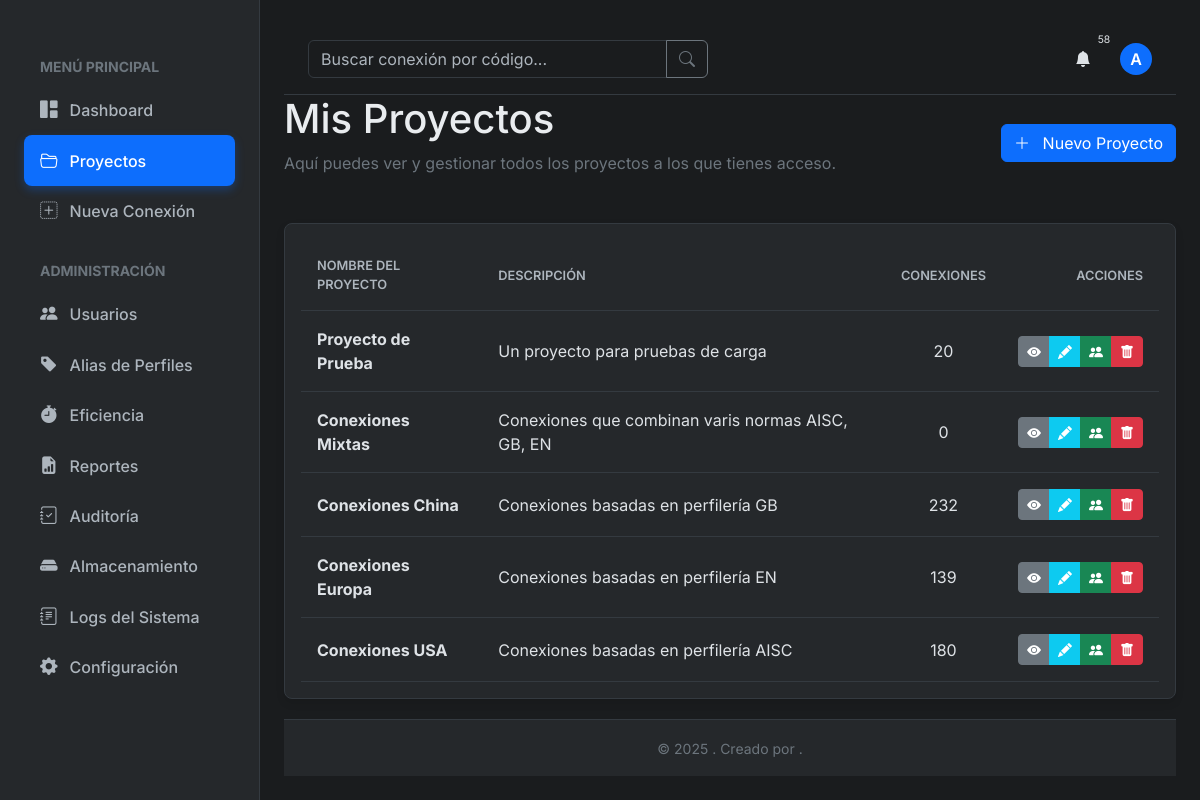
Page /proyectos/ (signed in) on the committed database.
### tables this page shows
CREATE TABLE usuarios (
  id INTEGER PRIMARY KEY AUTOINCREMENT,      -- Identificador único para cada usuario.
  username TEXT NOT NULL UNIQUE,             -- Nombre de usuario para el login, debe ser único.
  nombre_completo TEXT NOT NULL,             -- Nombre completo del usuario para mostrar en la interfaz.
  email TEXT NOT NULL UNIQUE,                -- Correo electrónico, debe ser único.
  password_hash TEXT NOT NULL,               -- Contraseña hasheada para almacenamiento seguro.
  activo BOOLEAN NOT NULL DEFAULT 1,         -- Indica si la cuenta está activa (1) o desactivada (0).
  fecha_creacion TIMESTAMP NOT NULL DEFAULT CURRENT_TIMESTAMP -- Fecha y hora de creación de la cuenta.
);

CREATE TABLE proyectos (
  id INTEGER PRIMARY KEY AUTOINCREMENT,      -- Identificador único para cada proyecto.
  nombre TEXT NOT NULL UNIQUE,               -- Nombre del proyecto, debe ser único.
  descripcion TEXT,                          -- Descripción opcional del proyecto.
  fecha_creacion TIMESTAMP NOT NULL DEFAULT CURRENT_TIMESTAMP, -- Fecha de creación del proyecto.
  creador_id INTEGER,                        -- ID del usuario que creó el proyecto.
  FOREIGN KEY (creador_id) REFERENCES usuarios (id) ON DELETE SET NULL
);

### routes/proyectos.py (the view, shortened to what this page needs)
@proyectos_bp.route('/')
@roles_required('ADMINISTRADOR', 'APROBADOR', 'REALIZADOR', 'SOLICITANTE')
def listar_proyectos():
    db = get_db()
    user_roles = session.get('user_roles', [])
    if 'ADMINISTRADOR' in user_roles:
        proyectos = db.execute(
            """SELECT p.id, p.nombre, p.descripcion, p.fecha_creacion, u.nombre_completo as creador,
                      (SELECT COUNT(c.id) FROM conexiones c WHERE c.proyecto_id = p.id) as num_conexiones
               FROM proyectos p LEFT JOIN usuarios u ON p.creador_id = u.id
               ORDER BY p.fecha_creacion DESC"""
        ).fetchall()
    log_action('VER_PROYECTOS', g.user['id'], 'proyectos', None,
               f"Visualizó la lista de proyectos.") # Auditoría
    return render_template('proyectos.html', proyectos=proyectos, titulo="Proyectos")

### db.py (called while the page is built)
def convert_timestamp(val):
    return datetime.datetime.fromisoformat(val.decode())

def get_db():
    if 'db' not in g:
        g.db = sqlite3.connect(
            current_app.config['DATABASE'],
            detect_types=sqlite3.PARSE_DECLTYPES,
            timeout=10 # Timeout de 10 segundos para evitar bloqueos largos
        )
        g.db.row_factory = sqlite3.Row
        g.db.execute("PRAGMA foreign_keys = ON;")
        g.db.execute("PRAGMA journal_mode=WAL;")
    return g.db

def log_action(accion, usuario_id, tipo_objeto, objeto_id, detalles=None):
    db = get_db()
    try:
        db.execute(
            'INSERT INTO auditoria_acciones (usuario_id, accion, tipo_objeto, objeto_id, detalles) VALUES (?, ?, ?, ?, ?)',
            (usuario_id, accion, tipo_objeto, objeto_id, detalles)
        )
        db.commit()
    except Exception as e:
        current_app.logger.error(f"Error al registrar acción de auditoría: {accion} por {usuario_id} - {e}")

### routes/__init__.py (called while the page is built)
def roles_required(*roles):
    def wrapper(f):
        @wraps(f)
        def decorated_function(*args, **kwargs):
            if g.user is None:
                flash("Debes iniciar sesión para acceder a esta página.", "warning")
                return redirect(url_for('auth.login', next=request.url))
            user_roles = set(session.get('user_roles', []))
            required_roles = set(roles)
            if required_roles.isdisjoint(user_roles):
                abort(403)
            return f(*args, **kwargs)
        return decorated_function
    return wrapper

### templates/proyectos.html (shortened to what this page needs)
{% extends "base.html" %}
{% block content %}
<div class="page-header">
    <div>
        <h1>Mis Proyectos</h1>
        <p class="text-secondary">Aquí puedes ver y gestionar todos los proyectos a los que tienes acceso.</p>
    </div>
    {% if 'ADMINISTRADOR' in session.get('user_roles', []) %}
    <div class="page-header-actions">
        <a href="{{ url_for('proyectos.nuevo_proyecto') }}" class="btn btn-primary">
            <i class="bi bi-plus-lg me-2"></i> Nuevo Proyecto
        </a>
    </div>
    {% endif %}
</div>
<div class="card">
    <div class="card-body">
        {% if proyectos %}
        <div class="table-responsive">
            <table class="data-table">
                <thead>
                    <tr>
                        <th>Nombre del Proyecto</th>
                        <th>Descripción</th>
                        <th class="text-center">Conexiones</th>
                        <th class="text-end">Acciones</th>
                    </tr>
                </thead>
                <tbody>
                    {% for proyecto in proyectos %}
                    <tr>
                        <td><strong>{{ proyecto.nombre|e }}</strong></td>
                        <td>{{ (proyecto.descripcion or 'Sin descripción')|truncate(100)|e }}</td>
                        <td class="text-center">{{ proyecto.num_conexiones }}</td>
                        <td class="text-end">
                            <div class="btn-group" role="group" aria-label="Acciones de proyecto">
                                <a href="{{ url_for('proyectos.detalle_proyecto', proyecto_id=proyecto.id) }}" class="btn btn-sm btn-secondary" title="Ver Detalles">
                                    <i class="bi bi-eye-fill"></i>
                                </a>
                                {% if 'ADMINISTRADOR' in session.get('user_roles', []) %}
                                <a href="{{ url_for('proyectos.editar_proyecto', proyecto_id=proyecto.id) }}" class="btn btn-sm btn-info text-white" title="Editar">
                                    <i class="bi bi-pencil-fill"></i>
                                </a>
                                <a href="{{ url_for('admin.gestionar_permisos_proyecto', proyecto_id=proyecto.id) }}" class="btn btn-sm btn-success" title="Gestionar Permisos">
                                    <i class="bi bi-people-fill"></i>
                                </a>
                                <button type="button" class="btn btn-sm btn-danger"
                                        data-bs-toggle="modal"
                                        data-bs-target="#confirmDeleteModal"
                                        data-form-action="{{ url_for('proyectos.eliminar_proyecto', proyecto_id=proyecto.id) }}"
                                        data-item-name="{{ proyecto.nombre|e }}"
                                        title="Eliminar">
                                    <i class="bi bi-trash-fill"></i>
                                </button>
                                {% endif %}
                            </div>
                        </td>
                    </tr>
                    {% endfor %}
                </tbody>
            </table>
        </div>
        {% endif %}
    </div>
</div>
{% endblock %}

### templates/base.html (shortened to what this page needs)
<!DOCTYPE html>
<html lang="es" data-bs-theme="{{ theme }}">
<head>
    <link href="https://cdn.jsdelivr.net/npm/bootstrap-icons@1.11.3/font/bootstrap-icons.min.css" rel="stylesheet">
    <link href="https://cdn.jsdelivr.net/npm/bootstrap@5.3.3/dist/css/bootstrap.min.css" rel="stylesheet">
    <link rel="stylesheet" href="{{ url_for('static', filename='css/style.css') }}">
</head>
<body >
    <div class="app-container">
        <aside class="sidebar" id="sidebar">
            <nav class="sidebar-nav">
                <ul>
                    <li class="text-secondary text-uppercase small fw-bold px-3 mb-2">Menú Principal</li>
                    <li><a href="{{ url_for('main.dashboard') }}" class="{{ 'active' if 'main.dashboard' == request.endpoint }}"><i class="bi bi-grid-1x2-fill"></i> Dashboard</a></li>
                    <li><a href="{{ url_for('proyectos.listar_proyectos') }}" class="{{ 'active' if request.blueprint == 'proyectos' }}"><i class="bi bi-folder2-open"></i> Proyectos</a></li>
                    <li><a href="{{ url_for('main.catalogo') }}" class="{{ 'active' if 'main.catalogo' == request.endpoint or 'conexiones.crear_conexion_form' == request.endpoint }}"><i class="bi bi-plus-square-dotted"></i> Nueva Conexión</a></li>
                </ul>
                {% set user_roles = session.get('user_roles', []) %}
                {% set is_admin = 'ADMINISTRADOR' in user_roles %}
                {% set can_view_general_admin = is_admin or 'APROBADOR' in user_roles or 'REALIZADOR' in user_roles or 'SOLICITANTE' in user_roles %}
                {% if is_admin or can_view_general_admin %}
                <ul class="mt-4">
                    <li class="text-secondary text-uppercase small fw-bold px-3 mb-2">Administración</li>
                    {% if is_admin %}
                    <li><a href="{{ url_for('admin.listar_usuarios') }}" class="{{ 'active' if 'usuario' in request.endpoint or 'permisos' in request.endpoint }}"><i class="bi bi-people-fill"></i> Usuarios</a></li>
                    {% endif %}
                    {% if can_view_general_admin %}
                    <li><a href="{{ url_for('admin.gestionar_alias') }}" class="{{ 'active' if 'alias' in request.endpoint }}"><i class="bi bi-tag-fill"></i> Alias de Perfiles</a></li>
                    {% endif %}
                    {% if is_admin %}
                    <li><a href="{{ url_for('admin.eficiencia') }}" class="{{ 'active' if 'eficiencia' in request.endpoint }}"><i class="bi bi-stopwatch-fill"></i> Eficiencia</a></li>
                    {% endif %}
                    {% if can_view_general_admin %}
                    <li><a href="{{ url_for('admin.listar_reportes') }}" class="{{ 'active' if request.endpoint in ['admin.listar_reportes', 'admin.nuevo_reporte', 'admin.editar_reporte'] }}"><i class="bi bi-file-earmark-bar-graph-fill"></i> Reportes</a></li>
                    {% endif %}
                    {% if is_admin %}
                    <li><a href="{{ url_for('admin.ver_auditoria') }}" class=" {{ 'active' if 'auditoria' in request.endpoint }}"><i class="bi bi-journal-check"></i> Auditoría</a></li>
                    {% endif %}
                    {% if can_view_general_admin %}
                    <li><a href="{{ url_for('admin.storage_management') }}" class="{{ 'active' if 'storage' in request.endpoint }}"><i class="bi bi-hdd-fill"></i> Almacenamiento</a></li>
                    {% endif %}
                    {% if is_admin %}
                    <li><a href="{{ url_for('admin.logs') }}" class="{{ 'active' if 'logs' in request.endpoint }}"><i class="bi bi-journal-text"></i> Logs del Sistema</a></li>
                    <li><a href="{{ url_for('admin.configuracion') }}" class="{{ 'active' if 'configuracion' in request.endpoint }}"><i class="bi bi-gear-fill"></i> Configuración</a></li>
                    {% endif %}
                </ul>
                {% endif %}
            </nav>
        </aside>
        <main class="main-content">
            <header class="main-header">
                <form action="{{ url_for('main.buscar') }}" method="get" class="search-form">
                    <div class="input-group">
                        <input type="search" name="q" class="form-control" placeholder="Buscar conexión por código..." value="{{ request.args.get('q', '') }}">
                        <button class="btn btn-outline-secondary" type="submit" aria-label="Buscar"><i class="bi bi-search"></i></button>
                    </div>
                </form>
                <div class="header-actions">
                    <div class="dropdown">
                        <button class="btn btn-icon" type="button" id="notification-bell" data-bs-toggle="dropdown" aria-expanded="false" aria-label="Notificaciones">
                            <i class="bi bi-bell-fill"></i>
                            {% if g.user and g.notifications|length > 0 %}
                            <span class="notification-badge">{{ g.notifications|length }}</span>
                            {% endif %}
                        </button>
                    </div>
                    <div class="dropdown">
                        <a href="#" class="d-flex align-items-center text-decoration-none" id="dropdownUser" data-bs-toggle="dropdown" aria-expanded="false" aria-label="Menú de usuario">
                            <div class="avatar-placeholder-sm">{{ g.user.nombre_completo[0]|upper if g.user else '?' }}</div>
                        </a>
                    </div>
                </div>
            </header>
            <div class="content-wrapper">
                {% block content %}{% endblock %}
            </div>
            <footer class="main-footer mt-auto py-3 text-center text-secondary">
                <div class="container">
                    <small>&copy; {{ datetime.now().year }} {{ g.nombre_empresa|e }}. Creado por {{ g.creador|e }}.</small>
                </div>
            </footer>
        </main>
    </div>
</body>
</html>

### static/css/style.css (style rules this page uses)
:root { --font-family-base: 'Inter', sans-serif; --border-radius: 0.5rem; --transition-speed: 0.3s; --bg-color: #1a1c1e; --bg-color-light: #25282b; --border-color: #343a40; --text-color: #e9ecef; --text-color-muted: #adb5bd; --accent-color: #0d6efd; --accent-color-rgb: 13, 110, 253; }
body { font-family: var(--font-family-base); background-color: var(--bg-color); color: var(--text-color); transition: background-color var(--transition-speed), color var(--transition-speed); }
a { color: var(--accent-color); text-decoration: none; transition: color var(--transition-speed); }
.card { background-color: var(--bg-color-light); border: 1px solid var(--border-color); border-radius: var(--border-radius); box-shadow: 0 4px 8px rgba(0,0,0,0.1); }
.form-control, .form-select { background-color: var(--bg-color); border-color: var(--border-color); color: var(--text-color); }
.form-control::placeholder { color: var(--text-color-muted); }
.app-container { display: grid; grid-template-columns: 260px 1fr; grid-template-rows: auto 1fr; grid-template-areas: "sidebar header" "sidebar main"; height: 100vh; width: 100vw; }
.main-content { grid-area: main; overflow-y: auto; padding: 1.5rem; display: flex; flex-direction: column; }
.content-wrapper { flex-grow: 1; }
.page-header { display: flex; justify-content: space-between; align-items: center; margin-bottom: 2rem; flex-wrap: wrap; }
.page-header-actions .btn { margin-left: 0.5rem; }
.main-footer { padding: 1rem; background-color: var(--bg-color-light); border-top: 1px solid var(--border-color); margin-top: 2rem; }
.sidebar { grid-area: sidebar; background-color: var(--bg-color-light); border-right: 1px solid var(--border-color); padding: 1.5rem; display: flex; flex-direction: column; transition: left var(--transition-speed); }
.sidebar-nav { margin-top: 2rem; }
.sidebar-nav ul { list-style: none; padding-left: 0; margin-bottom: 0; }
.sidebar-nav a { display: flex; align-items: center; padding: 0.75rem 1rem; border-radius: var(--border-radius); color: var(--text-color-muted); font-weight: 500; transition: background-color var(--transition-speed), color var(--transition-speed); }
.sidebar-nav a.active { background-color: var(--accent-color); color: #fff; box-shadow: 0 4px 10px rgba(var(--accent-color-rgb), 0.3); }
.sidebar-nav a i { margin-right: 0.75rem; font-size: 1.1rem; }
.main-header { grid-area: header; padding: 1rem 1.5rem; border-bottom: 1px solid var(--border-color); display: flex; align-items: center; justify-content: space-between; }
.search-form { width: 100%; max-width: 400px; }
.header-actions { display: flex; align-items: center; gap: 1rem; }
.avatar-placeholder-sm { width: 32px; height: 32px; border-radius: 50%; background-color: var(--accent-color); color: #fff; display: flex; align-items: center; justify-content: center; font-weight: 600; }
.notification-badge { position: absolute; top: 0; right: 0; transform: translate(50%, -50%); font-size: 0.65rem; padding: 0.2em 0.5em; }
.data-table { width: 100%; border-collapse: collapse; }
.data-table th, .data-table td { padding: 1rem; border-bottom: 1px solid var(--border-color); vertical-align: middle; }
.data-table thead th { font-weight: 600; text-align: left; color: var(--text-color-muted); text-transform: uppercase; font-size: 0.8rem; }

### rows in the picture
usuarios: user "A"
proyectos: nombre "Proyecto de Prueba", descripcion "Un proyecto para pruebas de carga", num_conexiones "20"
proyectos: nombre "Conexiones Mixtas", descripcion "Conexiones que combinan varis normas AISC, GB, EN", num_conexiones "0"
proyectos: nombre "Conexiones China", descripcion "Conexiones basadas en perfilería GB", num_conexiones "232"
proyectos: nombre "Conexiones Europa", descripcion "Conexiones basadas en perfilería EN", num_conexiones "139"
proyectos: nombre "Conexiones USA", descripcion "Conexiones basadas en perfilería AISC", num_conexiones "180"

### other values in the picture
{{ g.notifications|length }} "58"
